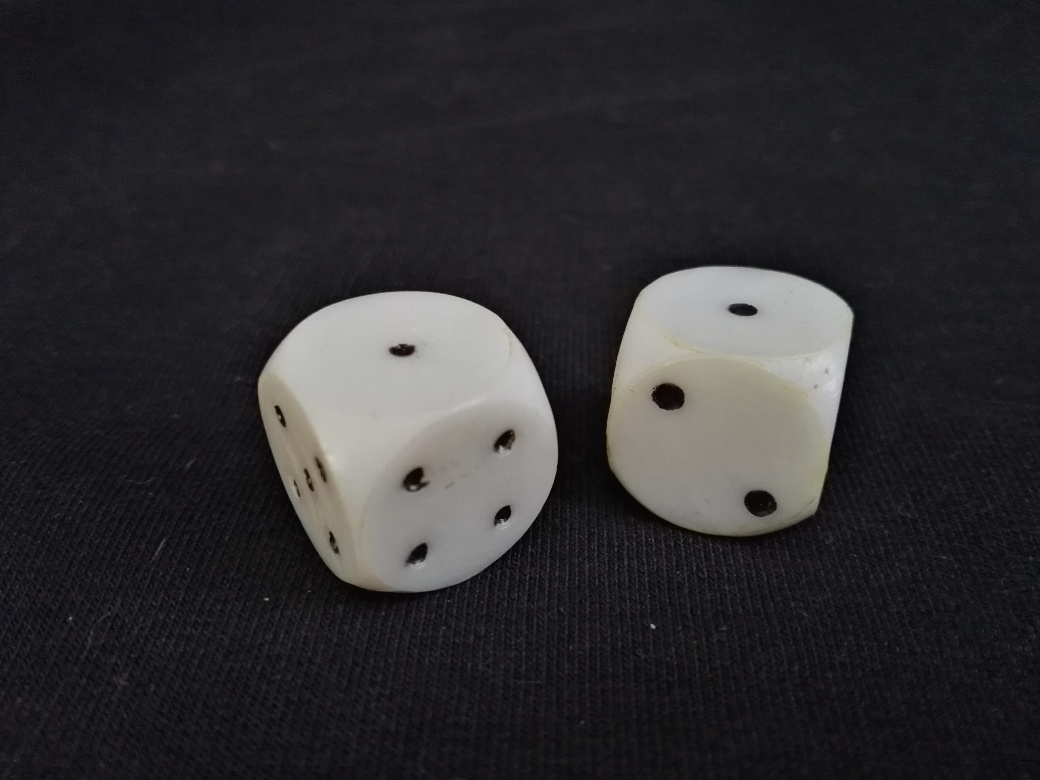
#> input picture src/algorithms/1_all_in/input_images_legeslegujabb/IMG_20211031_163121.jpg, 1040 x 780 px; its folder holds only this picture in this run
$ python erw.py
#> lines starting #> are read from the running program, lines starting #| are printed output that depends on the picture; after the words box and inside, x2 and y2 are one past the last pixel; in counts of white or black regions, pixels touching at a corner belong together
from os import listdir
from os.path import isfile, join
import cv2
import numpy as np
import os
import math

# Nálam nem működött a relatív útvonal, mert a jelenlegi munkakönyvtár nem ez a
# a mappa volt, hanem az src mappa. Átírtam úgy az útvonalakat, hogy ott keressék a
# fájlokat és mappákat, ahol EZ a forrásfájl van.
# Továbbá a / jel helyett mindhol a join függvényt írtam - Tamás
fileDir = os.path.dirname(os.path.realpath(__file__))

IMAGES_DIR = os.path.join(fileDir, 'input_images_legeslegujabb')

def get_input_image_paths(dir):
    paths = []
    for file in listdir(dir):
        if isfile(join(dir, file)):
            paths.append(os.path.join(dir, file))
    return paths

def read_images(image_paths):
    images = []
    for path in image_paths:
        image = cv2.imread(path)
#> image is the input picture: shape (780, 1040, 3); mean B, G, R 48.5, 46.5, 47.6
        images.append(image)
    return images

def get_avg_image_size(images):
    avg_width, avg_height = 0, 0
    for image in images:
        avg_width += image.shape[1]
        avg_height += image.shape[0]
    return (round(avg_height / len(images)), round(avg_width / len(images)))

def resize_image(image, width = None, height = None, inter = cv2.INTER_AREA):
    dim = None
    (h, w) = image.shape[:2]

    if width is None and height is None:
        return image

    if width is None:
        r = height / float(h)
        dim = (int(w * r), height)

    else:
        r = width / float(w)
        dim = (width, int(h * r))

    resized = cv2.resize(image, dim, interpolation = inter)
    return resized

def resize_images(images, width = None, height = None):
    if width is None and height is None:
        return images

    resized = []
    for image in images:
        if width is None:
            result = resize_image(image, height = height)
            resized.append(result)

        if height is None:
            result = resize_image(image, width = width)
            resized.append(result)

        else:
            result = resize_image(image, width = width, height = height)
            resized.append(result)
    return resized

# [9 lines left out: function get_image_palette, not called in this run]


"""def process_image(index, img):
    image = img
    pixels = np.float32(image.reshape(-1, 3))

    n_colors = 6
    criteria = (cv2.TERM_CRITERIA_EPS + cv2.TERM_CRITERIA_MAX_ITER, 200, .1)
    flags = cv2.KMEANS_RANDOM_CENTERS

    _, labels, palette = cv2.kmeans(pixels, n_colors, None, criteria, 10, flags)
    _, counts = np.unique(labels, return_counts=True)

    indices = np.argsort(counts)[::-1]
    freqs = np.cumsum(np.hstack([[0], counts[indices]/float(counts.sum())]))
    rows = np.int_(image.shape[0]*freqs)

    dom_patch = np.zeros(shape=image.shape, dtype=np.uint8)
    for i in range(len(rows) - 1):
        dom_patch[rows[i]:rows[i + 1], :, :] += np.uint8(palette[indices[i]])


    low_threshold = -10
    high_threshold = 10
    for p_idx, p in enumerate(palette):
        low = np.array([ p[0], p[1], max(p[2] + low_threshold, 0) ])
        high = np.array([ p[0], p[1], min(p[2] + high_threshold, 255) ])

        mask = cv2.inRange(image, low, high)

        print(p)
        print(low)
        print(high)
        print("-" * 20)

        cv2.imshow(str(index) + "# Image mask palette " + str(p_idx), mask)


    # Display
    cv2.imshow(str(index) + "# Image", image)
    cv2.imshow(str(index) + "# Image dominant colors", dom_patch)

    hsvImg = cv2.cvtColor(image,cv2.COLOR_BGR2HSV)

    #multiple by a factor to change the saturation
    hsvImg[...,0] = hsvImg[...,0]*1.4

    #multiple by a factor of less than 1 to reduce the brightness
    #hsvImg[...,2] = hsvImg[...,2]*0.6

    back = cv2.cvtColor(hsvImg,cv2.COLOR_HSV2BGR)

    cv2.imshow(str(index) + "# Image2", back)"""

def process_image(index, image):
    gray = cv2.cvtColor(image, cv2.COLOR_BGR2GRAY)
    blurred = cv2.GaussianBlur(gray, (5, 5),  sigmaX=1.0, sigmaY=1.0)
    return blurred

    """im_thresh = np.ndarray(blurred.shape, blurred.dtype)
    im_thresh[blurred >= 95] = 255
    im_thresh[blurred < 95] = 0"""

    """edges = cv2.Canny(blurred, 3, 200, None, 3)
    #edges = cv2.Canny(im_thresh, 3, 200, None, 3)

    #cv2.imshow(str(index) + "# im_thresh", im_thresh)
    #cv2.imshow(str(index) + "# blurred", blurred)
    cv2.imshow(str(index) + "# edges", edges)


    _, thresh = cv2.threshold(edges, 10, 255, cv2.THRESH_BINARY)

    im_floodfill = thresh.copy()

    h, w = thresh.shape[:2]
    mask = np.zeros((h+2, w+2), np.uint8)
    cv2.floodFill(im_floodfill, mask, (3, 3), 255)
    im_floodfill_inv = cv2.bitwise_not(im_floodfill)
    im_out = thresh | im_floodfill_inv"""


    # Display
    #cv2.imshow(str(index) + "# Image", image)
    #cv2.imshow(str(index) + "# Image2", edges)

# [11 lines left out: function sizing_images, not called in this run]

def count_points(img):
    _, thresh = cv2.threshold(img, -1, 255, cv2.THRESH_BINARY + cv2.THRESH_OTSU)
    contours, hierarchy = cv2.findContours(thresh, cv2.RETR_TREE, cv2.CHAIN_APPROX_NONE)
    point_count = 0
    for cnt in contours:
        area = cv2.contourArea(cnt, False)
        leng = cv2.arcLength(cnt, False)
        if area != 0.0:
            komp = math.pow(leng, 2) / area
            cirku = 1 / komp
            if cirku > 0.06 and leng > 30:
                cont = cv2.drawContours(img, [cnt], 0, (0, 255, 0), 3)
                point_count += 1
    cv2.imshow(str(index) + "# contur", cont)
    return point_count


if __name__ == '__main__':
    image_paths = get_input_image_paths(IMAGES_DIR)
    print("Images: " + str(image_paths))

    images = read_images(image_paths)
#> images = 1 item
    #cv2.imshow("adf", images[0])

    avg_image_size = get_avg_image_size(images)
#> the loop in get_avg_image_size, `for image in images:` made 1 pass
#> (avg_width, avg_height) on pass 1: (1040, 780)
#> after the loop in get_avg_image_size, `for image in images:`: avg_height = 780; avg_width = 1040
#> avg_image_size = (780, 1040)
    print("Average image size: " + str(avg_image_size))
#| Average image size: (780, 1040)

    images = resize_images(images, width = avg_image_size[1], height = avg_image_size[0])
#> the loop in resize_images, `for image in images:` made 1 pass
#> after the loop in resize_images, `for image in images:`: resized = 1 item

    for index, image in enumerate(images):
        """if index == 1:
            break"""
        blur = process_image(index + 1, image)
        #cv2.imshow("img", image)
        points = count_points(blur)
        print(str(index) + "# pontok", points)
#> this loop made 1 pass
#> points on pass 1: 4
#> (printed output is left out)
#> pass 1, in count_points, `_, thresh = cv2.threshold(img, -1, 255, cv2.THRESH_BINARY + cv2.THRESH..`:
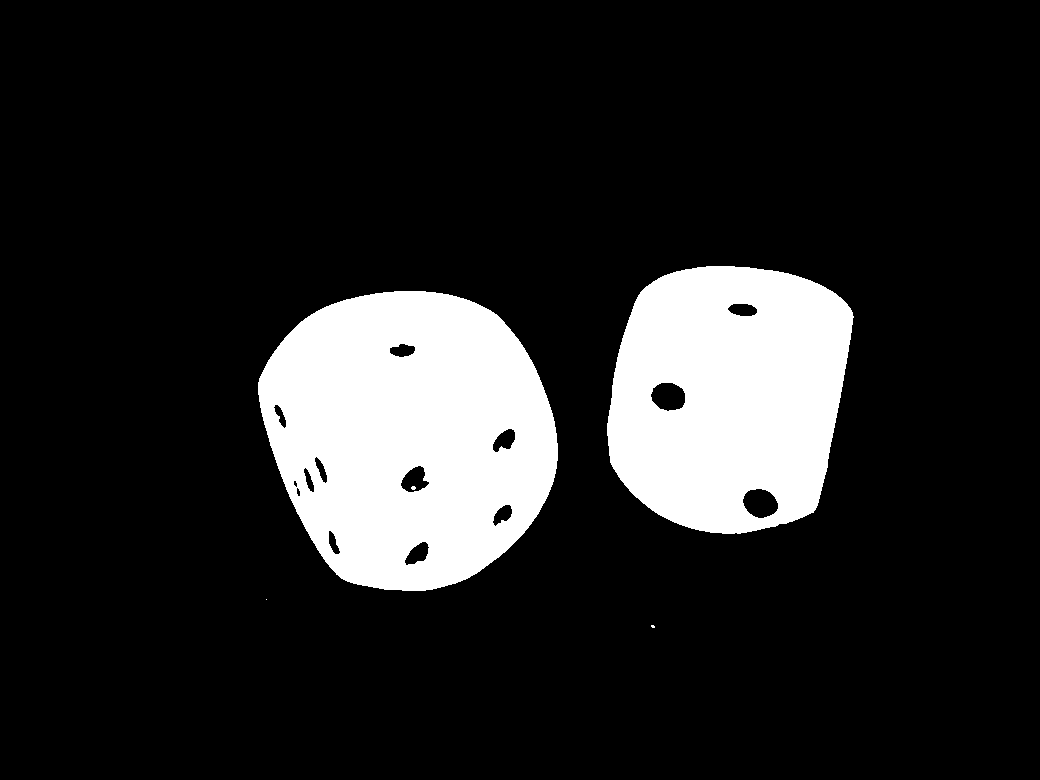
#> thresh: shape (780, 1040); 14.8% white; 5 white regions (3 under 20 px), largest, box (x1, y1, x2, y2) and area: (258, 291, 558, 591) 67596, (607, 266, 854, 534) 52063
#> pass 1, in count_points, `cv2.imshow(str(index) + "# contur", cont)`:
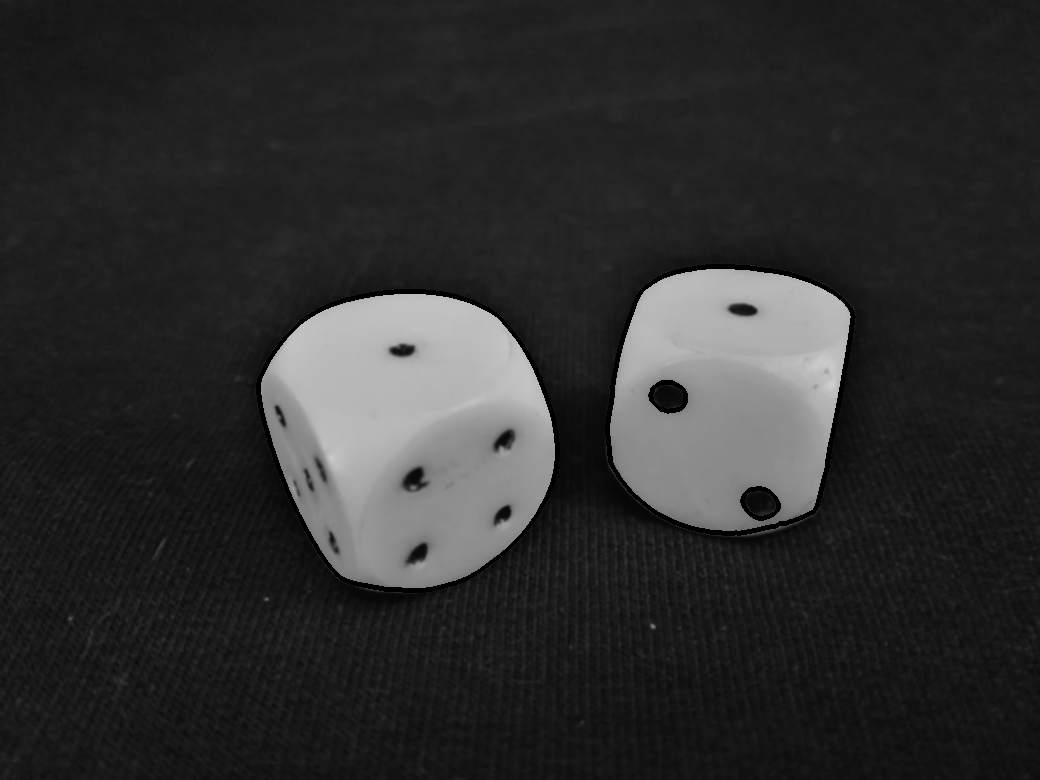
#> window '0# contur': shape (780, 1040); min 0, max 206, mean 45.9


    cv2.waitKey(0)
    cv2.destroyAllWindows()

$ run again, on src/algorithms/1_all_in/input_images_legeslegujabb/IMG_20211031_163926.jpg
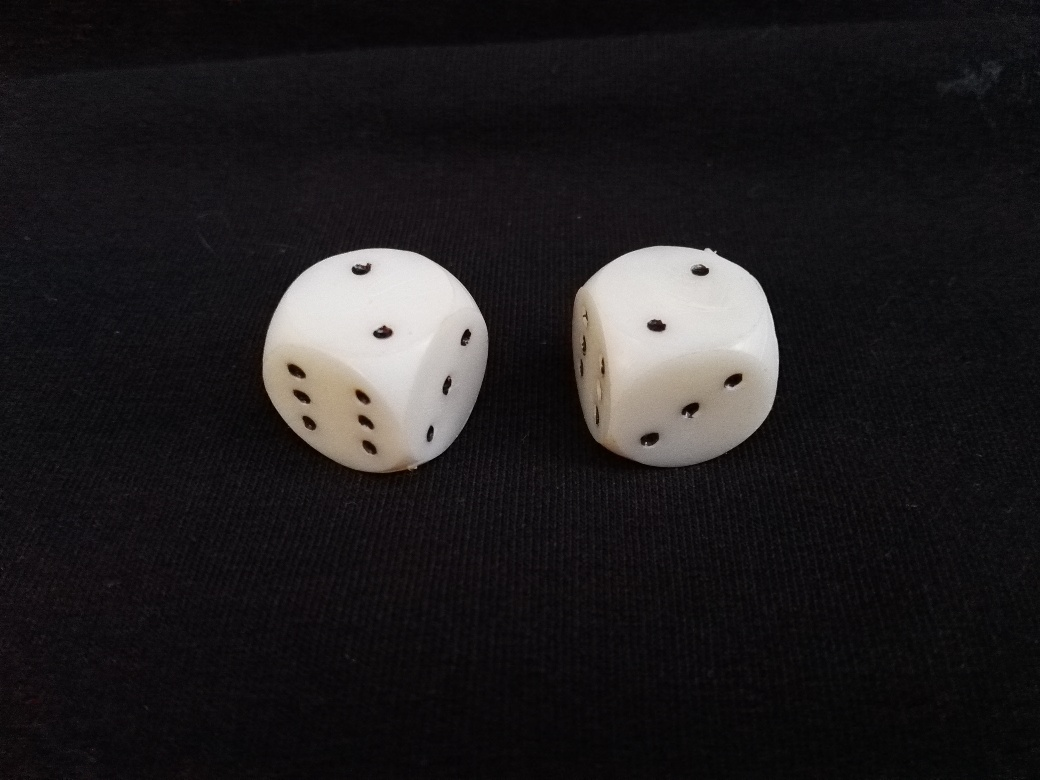
#> input picture src/algorithms/1_all_in/input_images_legeslegujabb/IMG_20211031_163926.jpg, 1040 x 780 px
#> in read_images, image is the input picture: shape (780, 1040, 3); mean B, G, R 31.7, 30.3, 32.6
#> images = 1 item
#> the loop in get_avg_image_size, `for image in images:` made 1 pass
#> (avg_width, avg_height) on pass 1: (1040, 780)
#> after the loop in get_avg_image_size, `for image in images:`: avg_height = 780; avg_width = 1040
#> avg_image_size = (780, 1040)
#| Average image size: (780, 1040)
#> the loop in resize_images, `for image in images:` made 1 pass
#> after the loop in resize_images, `for image in images:`: resized = 1 item
#> the loop `for index, image in enumerate(images):` made 1 pass
#> points on pass 1: 11
#> (printed output is left out)
#> pass 1, in count_points, `_, thresh = cv2.threshold(img, -1, 255, cv2.THRESH_BINARY + cv2.THRESH..`:
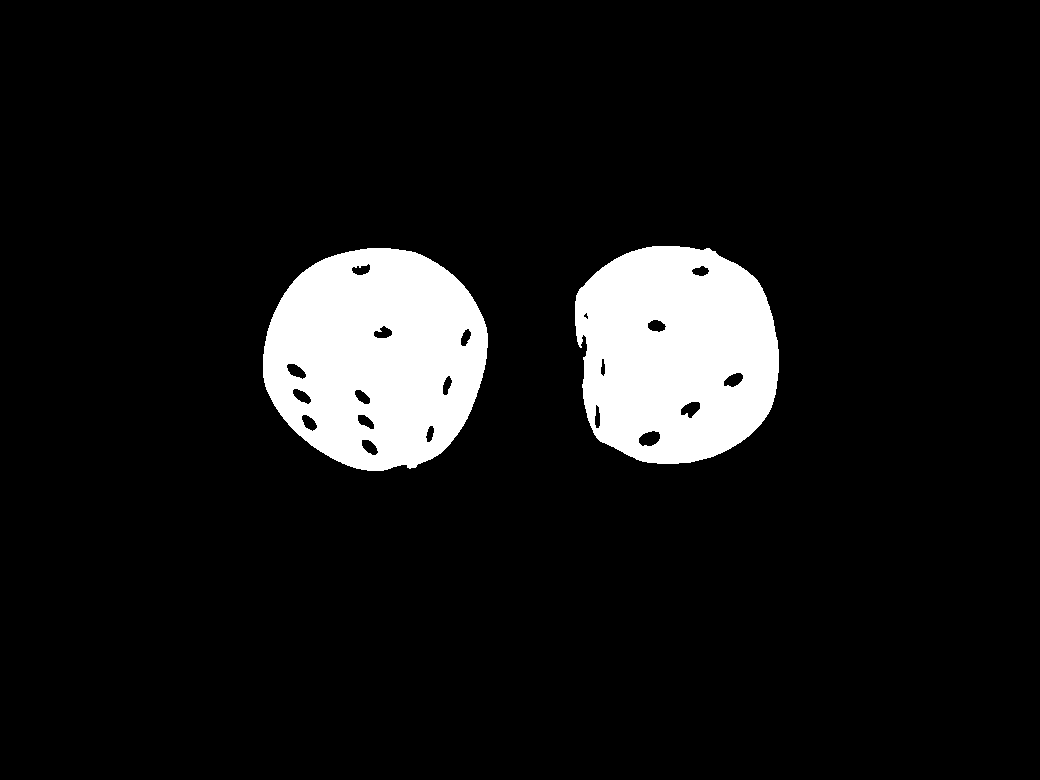
#> thresh: shape (780, 1040); 9% white; 2 white regions, box (x1, y1, x2, y2) and area: (263, 248, 488, 471) 37770, (575, 246, 779, 464) 35495
#> pass 1, in count_points, `cv2.imshow(str(index) + "# contur", cont)`:
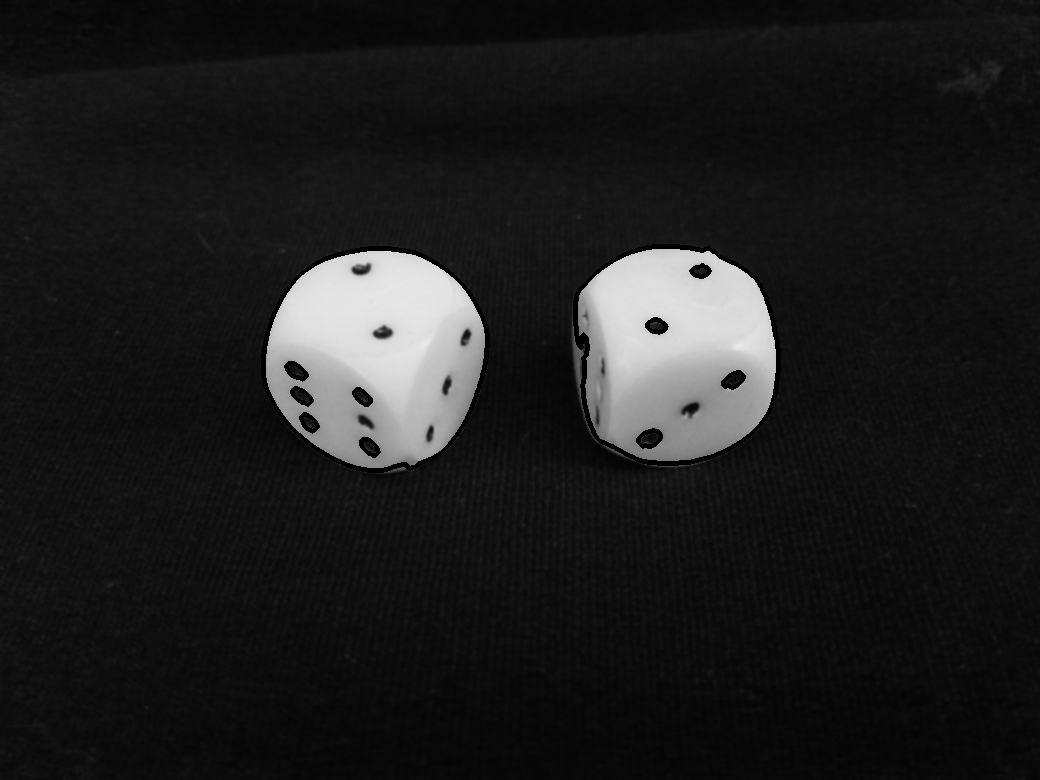
#> window '0# contur': shape (780, 1040); min 0, max 233, mean 30
